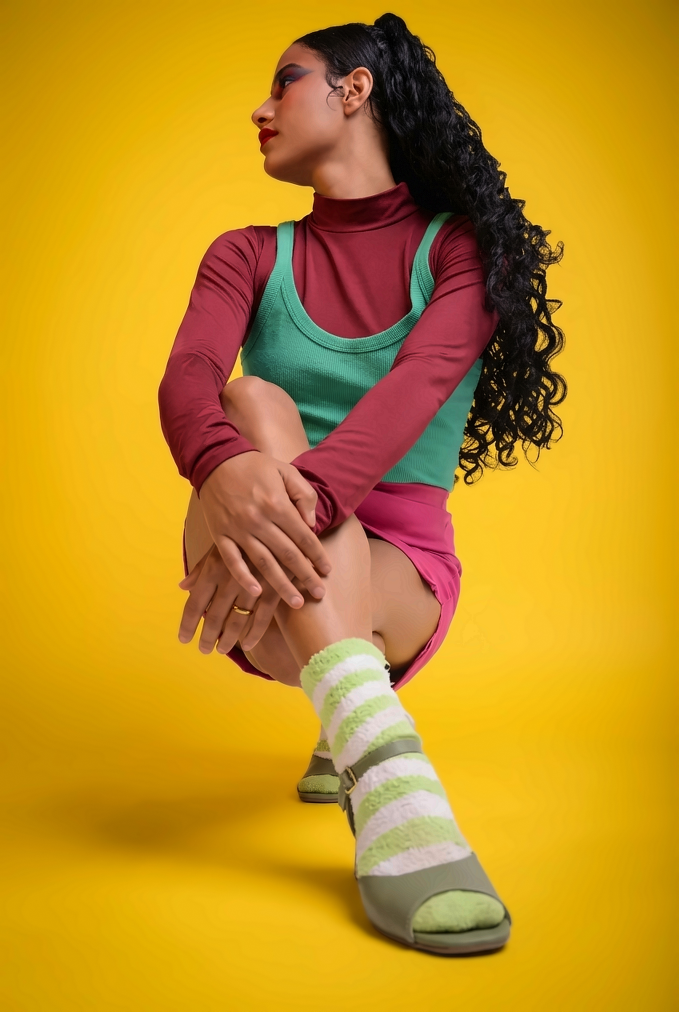
#> input picture fotos/camila_gemini2_4K.jpg, 3392 x 5056 px (shown at 1/5 size); its folder holds only this picture in this run
$ python gerar_webp.py
#> lines starting #> are read from the running program, lines starting #| are printed output that depends on the picture; after the words box and inside, x2 and y2 are one past the last pixel; in counts of white or black regions, pixels touching at a corner belong together
"""Gera versões .webp otimizadas de ./fotos em ./fotos/web (640, 1280 e 1920 px de largura).
Os originais não são alterados. Uso:  python3 scripts/gerar_webp.py   (requer: pip install pillow)"""
from pathlib import Path
from PIL import Image, ImageOps

RAIZ = Path(__file__).resolve().parent.parent
ORIGEM, DESTINO = RAIZ / "fotos", RAIZ / "fotos" / "web"
LARGURAS = (640, 1280, 1920)

def tirar_tarja_preta(img):
    """Remove faixas totalmente pretas nas bordas (ex.: tarja no topo de uma foto)."""
    cinza = img.convert("L").point(lambda p: 255 if p > 18 else 0)
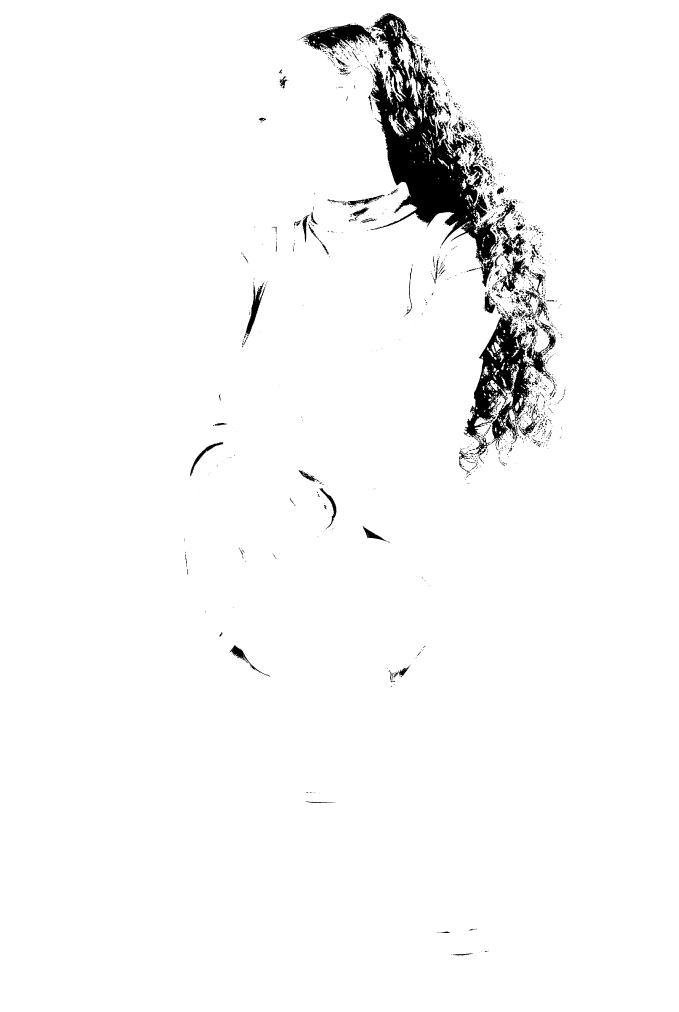
#> cinza: PIL image 3392x5056 L (shown at 1/5 size); 96.9% white; 1804 black regions (1160 under 20 px), largest, box (x1, y1, x2, y2) and area: (1850, 66, 2499, 1436) 271989, (2319, 1564, 2778, 2272) 102480, (1502, 119, 1883, 252) 24148
    caixa = cinza.getbbox()
#> caixa = (0, 0, 3392, 5056)
    return img.crop(caixa) if caixa else img
#> returned value is the input picture: PIL image 3392x5056 RGB; mean R, G, B 195, 144.1, 31.5

DESTINO.mkdir(parents=True, exist_ok=True)
for foto in sorted(ORIGEM.iterdir()):
    if foto.suffix.lower() not in (".jpg", ".jpeg", ".png"):
        continue
    img = tirar_tarja_preta(ImageOps.exif_transpose(Image.open(foto)).convert("RGB"))
    for w in LARGURAS:
        alvo = DESTINO / f"{foto.stem}-{w}.webp"
        copia = img if img.width <= w else img.resize((w, round(img.height * w / img.width)), Image.LANCZOS)
        copia.save(alvo, "WEBP", quality=80, method=6)
#> this loop made 3 passes
#> pass 1, `copia = img if img.width <= w else img.resize((w, round(img.height * w..`:
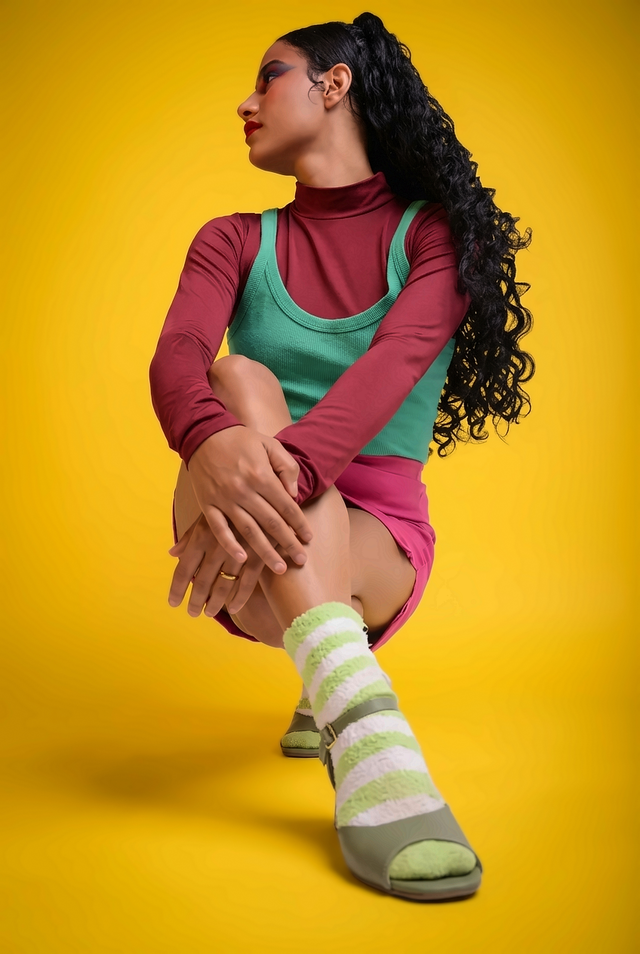
#> copia: PIL image 640x954 RGB; mean R, G, B 195, 144.1, 31.5
    print(f"{foto.name}: {img.width}x{img.height} -> ok")
#| camila_gemini2_4K.jpg: 3392x5056 -> ok
